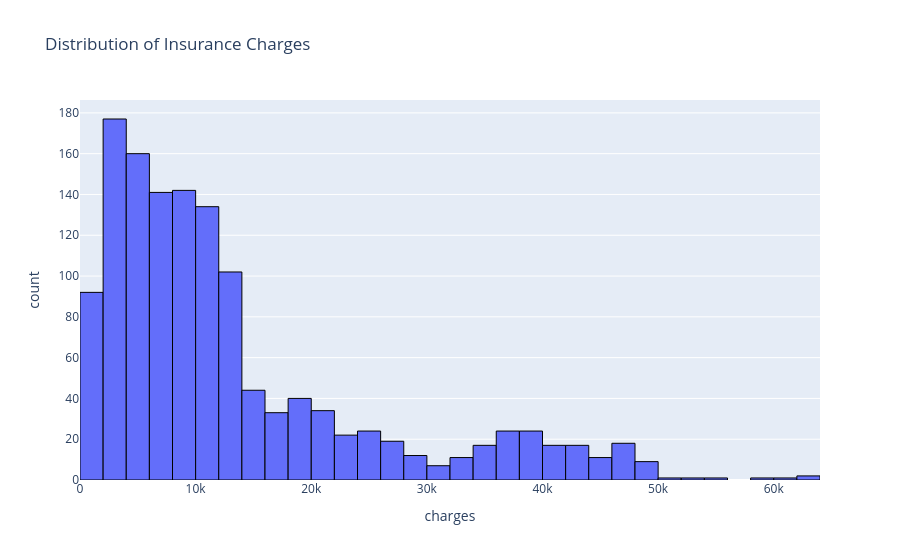

The code cell stored with this chart in its notebook:
### Markdown cell above
Because skewness above +1.0 is considered high/strong skew, meaning the distribution has a long right tail with large extreme values.

### Code cell
fig = px.histogram(df, x="charges", nbins=50, title="Distribution of Insurance Charges")
fig.update_traces(marker=dict(line = dict(color ="black", width = 1)))
fig.show()

### Figure 1 — Plotly figure (JSON) as saved in the notebook; plotly's stock layout.template omitted (floating-point values rounded to 4 significant figures; data arrays with more than 128 entries replaced by an {"elided": "..."} marker saying what was removed)
{"data": [{"bingroup": "x", "hovertemplate": "charges=%{x}<br>count=%{y}<extra></extra>", "legendgroup": "", "marker": {"color": "#636efa", "line": {"color": "black", "width": 1}, "pattern": {"shape": ""}}, "name": "", "nbinsx": 50, "orientation": "v", "showlegend": false, "type": "histogram", "x": {"elided": "1338 float values"}, "xaxis": "x", "yaxis": "y"}], "layout": {"barmode": "relative", "legend": {"tracegroupgap": 0}, "title": {"text": "Distribution of Insurance Charges"}, "xaxis": {"anchor": "y", "domain": [0, 1], "title": {"text": "charges"}}, "yaxis": {"anchor": "x", "domain": [0, 1], "title": {"text": "count"}}}}
